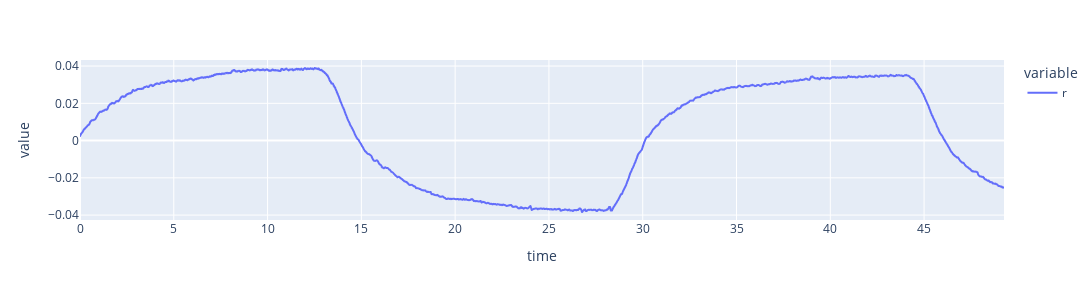

The notebook cell this image was saved under:
### Markdown cell above
## Yaw rate

### Code cell
px.line(data_frame=df, y=['r'], width=1400, height=300,)

### Figure 1 — Plotly figure (JSON) as saved in the notebook; plotly's stock layout.template omitted (floating-point values rounded to 4 significant figures; data arrays with more than 128 entries replaced by an {"elided": "..."} marker saying what was removed)
{"data": [{"hovertemplate": "variable=r<br>time=%{x}<br>value=%{y}<extra></extra>", "legendgroup": "r", "line": {"color": "#636efa", "dash": "solid"}, "mode": "lines", "name": "r", "showlegend": true, "type": "scattergl", "x": {"elided": "4927 float values"}, "xaxis": "x", "y": {"elided": "4927 float values"}, "yaxis": "y"}], "layout": {"height": 300, "legend": {"title": {"text": "variable"}, "tracegroupgap": 0}, "margin": {"t": 60}, "width": 1400, "xaxis": {"anchor": "y", "autorange": true, "domain": [0, 1], "range": [0, 49.26], "title": {"text": "time"}, "type": "linear"}, "yaxis": {"anchor": "x", "autorange": true, "domain": [0, 1], "range": [-0.04263, 0.04326], "title": {"text": "value"}, "type": "linear"}}}
